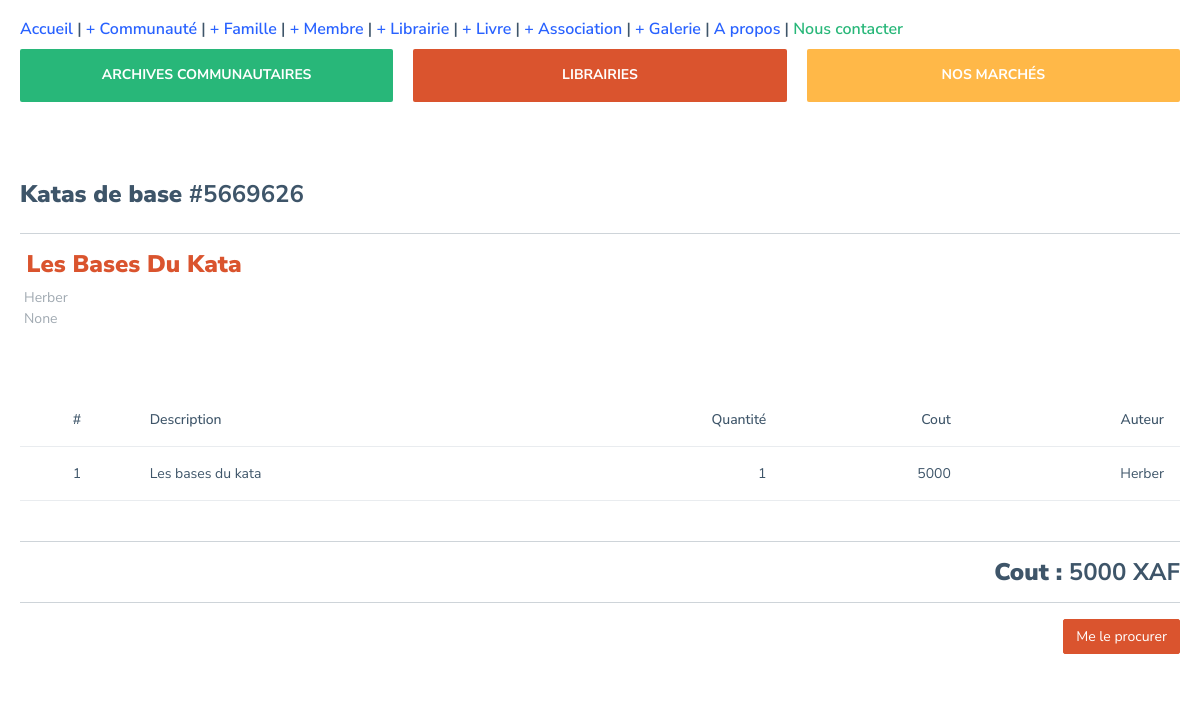
Page /li/sb/1 on the committed database.
### libcore/models/livre.py (models this page shows, shortened)
class Livre(models.Model):
    class Meta:
        verbose_name = "  Livre de bibliotheque "
        verbose_name_plural = " Les  Livres"
    db_table = "livres"
    nom = models.CharField(max_length=150)
    description = models.TextField(null=True)
    auteur = models.CharField(max_length=250)
    domaine = models.CharField(max_length=250, null=True, blank=True)
    prix = models.IntegerField(default=0)
    librairies = models.ManyToManyField("Librairie",related_name="mes_librairies", null=True )

### libcore/views.py (the view)
# urls.py: path('sb/<int:id>', views.show_book, name="show_book"),
def show_book(request,id):
    liv = Livre.objects.get(id=id)
    return render(request, "libcore/showbook.html", {"livre" : liv} )

### coreapp/templates/libcore/showbook.html (shortened to what this page needs)
{% extends "base.html" %}
{% load static %}
{% block content %}
    <div class="row">
        <div class="col-md-12">
            <div class="card card-body printableArea">
                <h3><b>{{livre.nom}}</b> <span class="pull-right">#5669626</span></h3>
                <hr>
                <div class="row">
                    <div class="col-md-12">
                        <div class="pull-left">
                            <address>
                                <h3> &nbsp;<b class="text-danger text-capitalize">{{livre.description}} </b></h3>
                                <p class="text-muted ms-1">{{livre.auteur}}
                                    <br> {{livre.domaine}}
                            </address>
                        </div>
                    </div>
                    <div class="col-md-12">
                        <div class="table-responsive mt-5" style="clear: both;">
                            <table class="table table-hover">
                                <thead>
                                    <tr>
                                        <th class="text-center">#</th>
                                        <th>Description</th>
                                        <th class="text-end">Quantité</th>
                                        <th class="text-end">Cout</th>
                                        <th class="text-end">Auteur</th>
                                    </tr>
                                </thead>
                                <tbody>
                                    <tr>
                                        <td class="text-center">1</td>
                                        <td>{{livre.description}} </td>
                                        <td class="text-end"> 1 </td>
                                        <td class="text-end"> {{livre.prix}}  </td>
                                        <td class="text-end"> {{livre.auteur}} </td>
                                    </tr>
                                </tbody>
                            </table>
                        </div>
                    </div>
                    <div class="col-md-12">
                        <div class="pull-right mt-4 text-end">
                            <hr>
                            <h3><b>Cout :</b> {{livre.prix}} XAF</h3>
                        </div>
                        <hr>
                        <div class="text-end">
                            <button class="btn btn-danger text-white" type="button"> Me le procurer </button>
                        </div>
                    </div>
                </div>
            </div>
        </div>
    </div>
{% endblock content %}

### rows in the picture
Livre: nom "Katas de base", description "Les Bases Du Kata", auteur "Herber", domaine "None", description "Les bases du kata", prix "5000"
